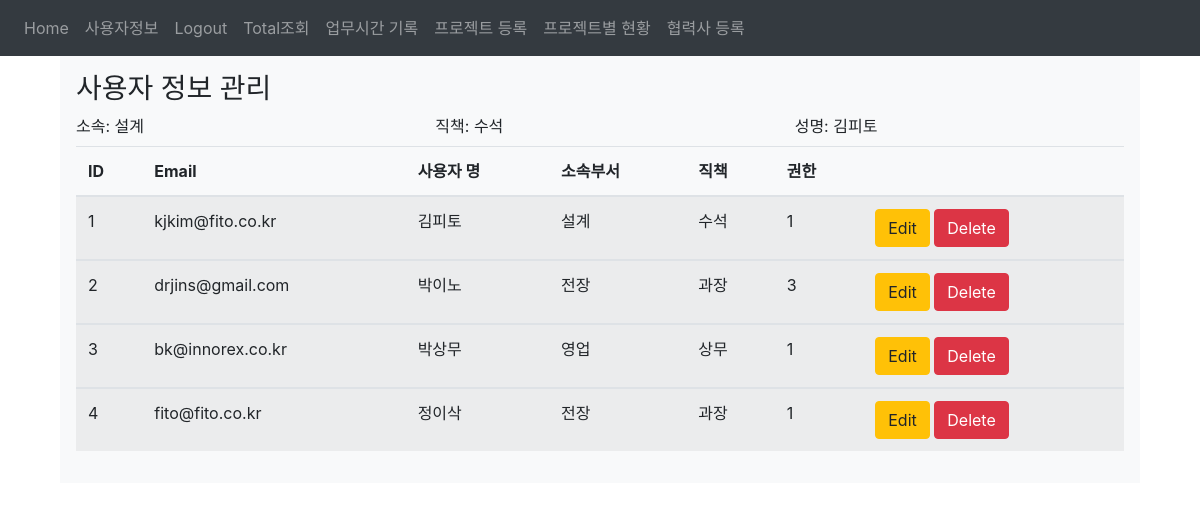
The page /userinfo_update (signed in) on the database its author committed.
### website/models.py (models this page shows)
class User(db.Model, UserMixin):                                      #Employee
    id = db.Column(db.Integer, primary_key=True)                      #DB primary_key ID
    email = db.Column(db.String(50), unique=True)                     #이름대신 ID로 사용함
    uname = db.Column(db.String(50),nullable=False)                   #이름
    udepartment = db.Column(db.String(50))                            #소속부서
    uposition = db.Column(db.String(50))                              #직책
    password = db.Column(db.String(50))                               #패스워드
    authority = db.Column(db.String(10))                              #권한관리 : 1 슈퍼 관리자, 2 관리자, 3 일반 사용자
    notes = db.relationship('Note')                                   #외래키 연동
    projects = db.relationship('Project')
    working_hours = db.relationship('Working_hour')

### website/auth.py (the view, shortened to what this page needs)
@auth.route('/userinfo_update', methods=['GET', 'POST'])
def userinfo_update():
    all_data = User.query.all()
    return render_template("user_info.html", all_data=all_data, user=current_user)

### website/__init__.py (called while the page is built)
def create_app():
    app.config['SECRET_KEY'] = 'hjshjhdjah kjshkjdhjs'
    app.config['SQLALCHEMY_DATABASE_URI'] = f'sqlite:///{DB_NAME}'
    db.init_app(app)
    from .views import views
    from .auth import auth
    app.register_blueprint(views, url_prefix='/')
    app.register_blueprint(auth, url_prefix='/')
    from .models import User
    with app.app_context():
        db.create_all()
    login_manager = LoginManager()
    login_manager.login_view = 'auth.login'
    login_manager.init_app(app)
    @login_manager.user_loader
    def load_user(id):
        return User.query.get(int(id))
    return app

### website/templates/user_info.html (shortened to what this page needs)
{% extends "base.html" %}
{% block content%}
<div class="container">
<div class="row">
<div class="col-md-12">
<div class="bg-light p-3">
    <h3>사용자 정보 관리</h3>
    <form>
        <div class="row">
            <div class="col">
            <label for="userDepartmet">소속: {{user.udepartment}}</label>
            </div>
            <div class="col">
            <label for="userPosition">직책: {{user.uposition}}</label>
            </div>
            <div class="col">
            <label for="userName">성명: {{user.uname}}</label>
            </div>
        </div>
    </form>
        <table class="table table-hover table-striped" id="table1">
            <thead>
                <tr>
                    <th>ID</th>
                    <th>Email</th>
                    <th>사용자 명</th>
                    <th>소속부서</th>
                    <th>직책</th>
                    <th>권한</th>
                    <th></th>
                </tr>
            </thead>
            {% for row in all_data %}
                <tbody>
                    <tr>
                        <td>{{row.id}}</td>
                        <td>{{row.email}}</td>
                        <td>{{row.uname}}</td>
                        <td>{{row.udepartment}}</td>
                        <td>{{row.uposition}}</td>
                        <td>{{row.authority}}</td>
                        <td>
                        <a href="/auth.userinfo_update/{{row.id}}" class="btn btn-warning btn-xs" data-toggle="modal" data-target="#modaledit{{row.id}}">Edit</a>
                        <a href="/userdelete/{{row.id}}" class="btn btn-danger btn-xs" onclick="return confirm('이 데이터를 삭제하시겠습니까?')">Delete</a>
                        </td>
                    </tr>
                </tbody>
            {% endfor %}
        </table>
</div>
</div>
</div>
</div>
{% endblock %}

### rows shown on the page
User: udepartment "설계", uposition "수석", uname "김피토", id "1", email "kjkim@fito.co.kr", authority "1"
User: id "2", email "drjins@gmail.com", uname "박이노", udepartment "전장", uposition "과장", authority "3"
User: id "3", email "bk@innorex.co.kr", uname "박상무", udepartment "영업", uposition "상무", authority "1"
User: id "4", email "fito@fito.co.kr", uname "정이삭", udepartment "전장", uposition "과장", authority "1"
